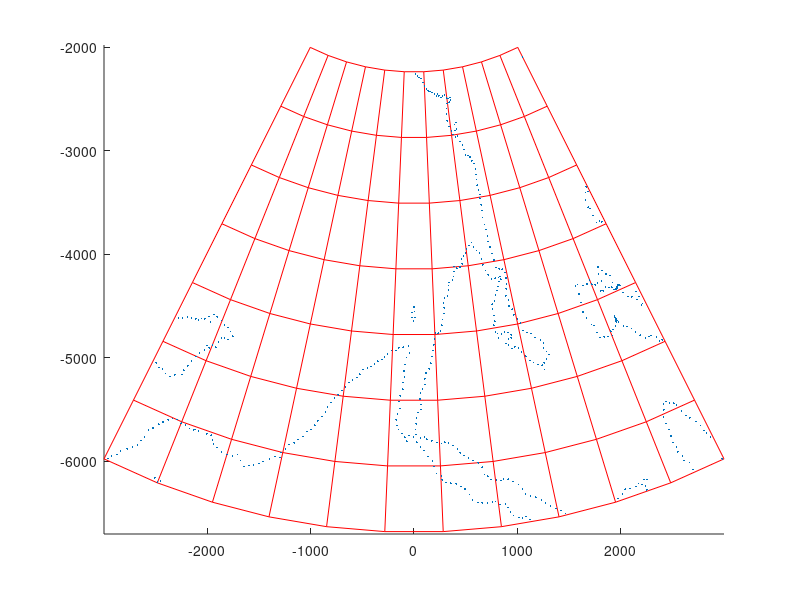

Here is the MATLAB script that generated this plot:
clear all;
R=6371;

lat1 = 35
lat2 = 75
lon1 = -20
lon2 = 45
F0_deg = (lat1+lat2)/2
L0_deg = (lon1+lon2)/2
F0=F0_deg*pi/180;
L0=L0_deg*pi/180;

%generowanie macierzy punktow wezlowych siatki
no_f=8;
no_l=12;
f=linspace(lat1*pi/180,lat2*pi/180,no_f);
l=linspace(lon1*pi/180,lon2*pi/180,no_l);
[L,F] = meshgrid(l,f);

%wzor na odwzorowanie
% X=R*F;
% Y=R*cos(F).*(L-L0);
sin_F0 = sin(F0);
X = -R * (cot(F0) + F0 - F) .* cos(sin(F0) * (L - L0));
Y = R * (cot(F0) + F0 - F) .* sin(sin(F0) * (L - L0));

%parametry rysowania3
figure(1);
axis equal;
hold on;

%rysowanie siatki
delta_f=1;
for i=1:delta_f:no_f;
    plot(Y(i,:),X(i,:),'r');
end

delta_l=1;
for i=1:delta_l:no_l;
    plot(Y(:,i),X(:,i),'r');
end

%odczytywanie wspolrzednych (fi,lambda) kontynent�w
fid = fopen('kontynenty.txt','r');
[A,inf] = fscanf(fid,'%f %f',[2 inf]);
Fk=(A(1,:))*pi/180;
Lk=(A(2,:))*pi/180;
Lk = Lk(Fk > lat1*pi/180 & Fk < lat2*pi/180);
Fk = Fk(Fk > lat1*pi/180 & Fk < lat2*pi/180);
Fk = Fk(Lk > lon1*pi/180 & Lk < lon2*pi/180);
Lk = Lk(Lk > lon1*pi/180 & Lk < lon2*pi/180);

%wzor na odwzorowanie
% Xk=R*Fk;
% Yk=R*cos(Fk).*(Lk-L0);
sin_F0 = sin(F0);
cot_F0 = cot(F0);
Xk = -R * (cot_F0 + F0 - Fk) .* cos(sin_F0 * (Lk - L0));
Yk = R * (cot_F0 + F0 - Fk) .* sin(sin_F0 * (Lk - L0));

%wrysowanie konturu Polski
% plot(Yk,Xk);
plot(Yk,Xk,'.','MarkerSize',4);
